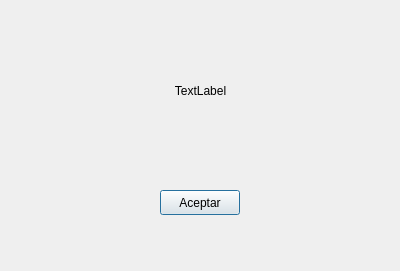
<?xml version="1.0" encoding="UTF-8"?>
<ui version="4.0">
 <class>Mensaje</class>
 <widget class="QDialog" name="Mensaje">
  <property name="geometry">
   <rect>
    <x>0</x>
    <y>0</y>
    <width>400</width>
    <height>271</height>
   </rect>
  </property>
  <property name="windowTitle">
   <string>Dialog</string>
  </property>
  <widget class="QLabel" name="lblMensaje">
   <property name="geometry">
    <rect>
     <x>50</x>
     <y>40</y>
     <width>301</width>
     <height>101</height>
    </rect>
   </property>
   <property name="text">
    <string>TextLabel</string>
   </property>
   <property name="alignment">
    <set>Qt::AlignCenter</set>
   </property>
  </widget>
  <widget class="QPushButton" name="btnAceptar">
   <property name="geometry">
    <rect>
     <x>160</x>
     <y>190</y>
     <width>80</width>
     <height>25</height>
    </rect>
   </property>
   <property name="text">
    <string>Aceptar</string>
   </property>
  </widget>
 </widget>
 <resources/>
 <connections/>
</ui>
